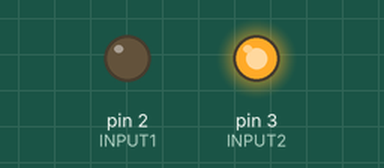
Recording of a sketch running on a simulated Arduino Uno, built with avr-gcc and run on an emulated ATmega328P. On the bench: output pins drawn as LEDs (lit = HIGH).

Above: at 0.1 s.
Timing chart, 0 to 1.6 s (numbered marks = the images above):
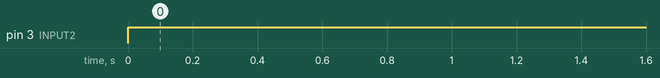

The sketch:

code.ino
```cpp
//Code Goes here
// C++ code
//

//const int ENABLE = 5;
const int INPUT1 = 2;
const int INPUT2 = 3;
void setup()
{
  //pinMode(ENABLE,OUTPUT);
  pinMode(INPUT1,OUTPUT);
  pinMode(INPUT2,OUTPUT);
}

void loop()
{
    //digitalWrite(ENABLE,HIGH);
    digitalWrite(INPUT1, LOW);
    digitalWrite(INPUT2, HIGH);
}
```

Measured:
- by itself, pin 3 (INPUT2): LOW → HIGH at 0.00 s
